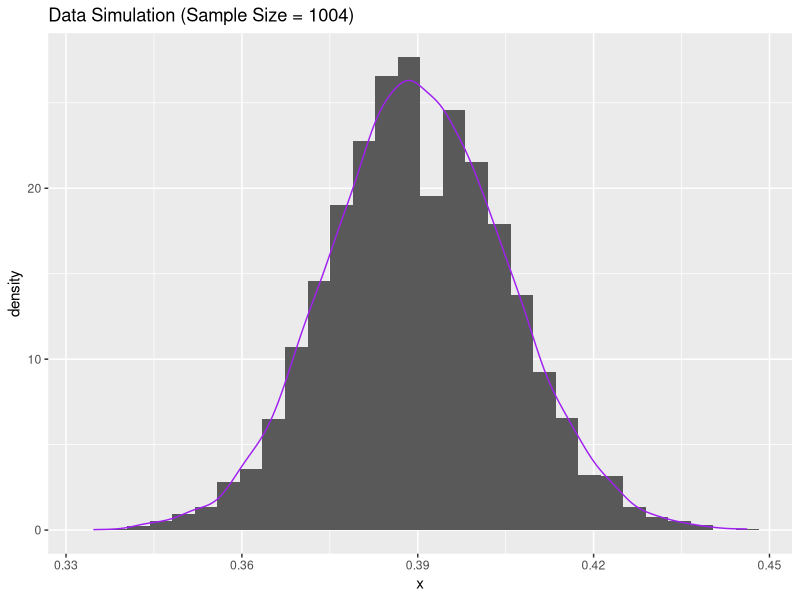
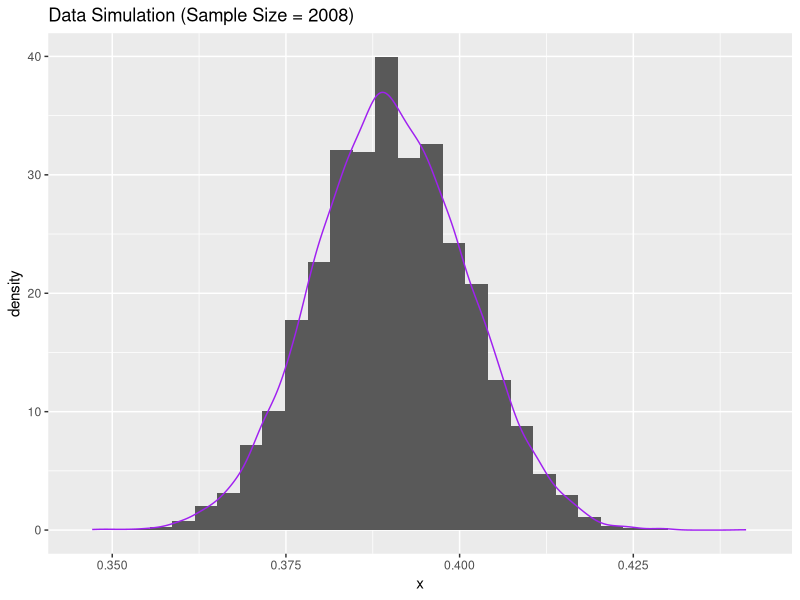
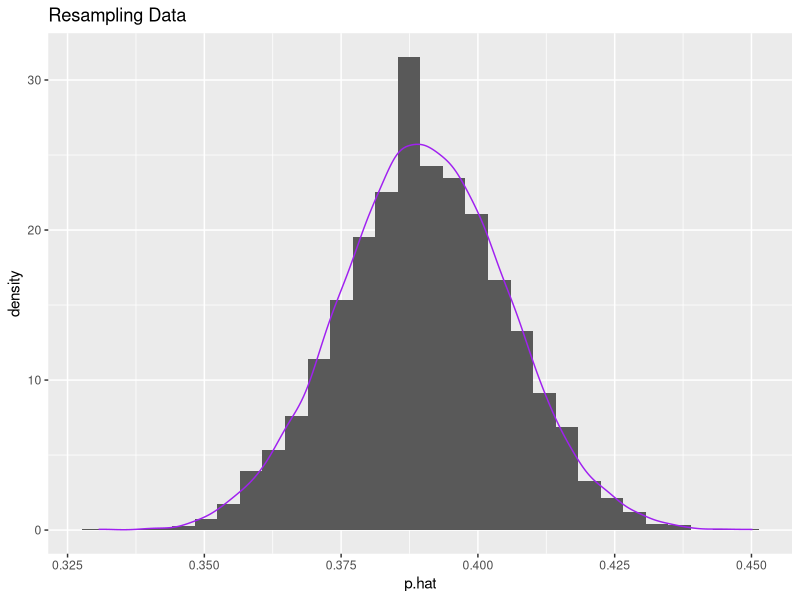

Here is the R script that generated these plots, in order: (Note: a time limit stopped this script after it produced the figures.)
####################################################################################################
# Lab 10

library(tidyverse)
####################################################################################################
# Task 1: Basic Simulation

# Use rbinom() to generate data
data_simulation_1 <- tibble(x=rbinom(10000, size = 1004, prob = 0.39)) /1004

# Plot a histogram of the data
ggplot(data = data_simulation_1, aes(x = x)) +
  geom_histogram(
    aes(y = ..density..),  
  ) +
  geom_density(
    color = "purple"
  ) +
  ggtitle("Data Simulation (Sample Size = 1004)")

# Shape is unimodal and centered around x=0.39 
# mean(data_simulation_1$x)


# What is the range of the middle 95%?

lower_bound <- quantile(data_simulation_1$x, 0.025) 
upper_bound <- quantile(data_simulation_1$x, 0.975) 
middle_range <- upper_bound - lower_bound

# Range of middle 95% is ~0.06

margin_of_error = middle_range/2

# Margin of error is ~0.03

# This margin of error of ~3% is better than Gallup's margin of error of 4%


###########################################################

# Task 1 Part 2: Repeat Simulation for Double Sample Size 

data_simulation_2 <- tibble(x=rbinom(10000, size = 1004*2, prob = 0.39)) /(1004*2)

# Plot a histogram of the data
ggplot(data = data_simulation_2, aes(x = x)) +
  geom_histogram(
    aes(y = ..density..),  
  ) +
  geom_density(
    color = "purple"
  ) + 
  ggtitle("Data Simulation (Sample Size = 2008)")

# What do we notice about the shape?
# Shape is unimodal and centered around x=0.39 
# mean(data_simulation_2$x)


# What is the range of the middle 95%?

lower_bound_2 <- quantile(data_simulation_2$x, 0.025) 
upper_bound_2 <- quantile(data_simulation_2$x, 0.975) 
middle_range_2 <- upper_bound_2 - lower_bound_2

# Range is ~0.06

margin_of_error_2 = middle_range_2/2

# Margin of error is ~2%

# This margin of error of ~2% is about equal to Gallup's margin of error of 2%



####################################################################################################
# Task 2: Resampling

# Create a df containing data from Gallup Survey

gallup_data <- tibble(
  response = c(rep(1, 392), rep(2, 592), rep(0, 20))
)

# Perform Resampling
R = 10000
resamples <- tibble(p.hat = numeric(R))

for( i in 1:R){
  # Take a resample
  resample <- sample(x = gallup_data$response,
                     size = 1004,
                     replace = T) 
  resamples$p.hat[i] <- mean(resample==1)
}

# Plot a histogram of the resampling data
ggplot(data = resamples, aes(x = p.hat)) +
  geom_histogram(
    aes(y = ..density..),  
  ) +
  geom_density(
    color = "purple"
  ) + 
  ggtitle("Resampling Data")

# What do we notice about the shape?
# Shape is unimodal and centered around x=0.39

# What is the range of the middle 95%?
lower_boundR <- quantile(resamples$p.hat, 0.025) 
upper_boundR <- quantile(resamples$p.hat, 0.975) 
middle_rangeR <- upper_boundR - lower_boundR
# Range of middle 95% is ~0.06

# What is the margin of error?
margin_of_error_R = middle_rangeR/2
# Margin of error is ~3%
# This margin of error of ~3% is better than Gallup's margin of error of 4%

####################################################################################################
# Task 3: Simulation over n and p

###########################################################

# Simulation over n and p
n <- seq(from = 100, to = 3000, by = 10)
p <- seq(from = 0.01, to = 0.99, by = 0.01)

# Create initial tibble
results_tibble <- tibble(
  n = integer(),
  p = numeric(),
  margin_error = numeric()
)

# Run simulations and save results
for (i in 1:length(n)) {
  for (j in 1:length(p)) {
    
    current_n <- n[i]
    current_p <- p[j]
    
    # Generate 10000 simulations for current sample size
    simulations <- rbinom(10000, size = current_n, prob = current_p) / current_n
    
    # Calculate percentiles
    lower_bound <- quantile(simulations, 0.025)
    upper_bound <- quantile(simulations, 0.975)
    
    # Calculate margin of error
    current_margin_error <- (upper_bound - lower_bound) / 2
    
    # Add row to the tibble
    results_tibble <- results_tibble %>%
      add_row(
        n = current_n,
        p = current_p,
        margin_error = current_margin_error
      )
  }
}

###########################################################
# Create a geom_raster() plot

raster_simulation <- ggplot(results_tibble, aes(x = p, y = n, fill = margin_error)) +
  geom_raster(interpolate = TRUE) +
  scale_fill_gradient2(
    low = "blue", 
    mid = "white", 
    high = "red", 
    midpoint = median(results_tibble$margin_error),
    name = "Margin of Error"
  ) +
  scale_y_continuous(expand = c(0, 0), breaks = seq(500, 3000, 500)) +
  scale_x_continuous(expand = c(0, 0), breaks = seq(0, 1, 0.1)) +
  labs(
    title = "Margin of Error for Different Sample Sizes and Probabilities",
    subtitle = "Based on 10,000 binomial simulations per parameter combination",
    x = "Probability (p)",
    y = "Sample Size (n)"
  ) +
  theme_minimal() +
  theme(
    legend.position = "right",
    panel.grid.minor = element_blank(),
    plot.title = element_text(face = "bold"),
    axis.text = element_text(size = 9)
  )

####################################################################################################
# Task 4: Actual Margin of Error Calculation
n <- seq(from = 100, to = 3000, by = 10)
p <- seq(from = 0.01, to = 0.99, by = 0.01)
z <- qnorm(0.975)  # z-score for 95% confidence

# Create initial tibble
results_tibble_math <- tibble(
  n = integer(),
  p = numeric(),
  margin_error = numeric()  # Using consistent column name
)

# Run calculations and save results
for (i in 1:length(n)) {
  for (j in 1:length(p)) {
    
    current_n <- n[i]
    current_p <- p[j]
    
    # Calculate Wilson margin of error
    numerator <- z * sqrt((current_n * current_p * (1-current_p)) + (z^2)/4)
    denominator <- current_n + (z^2)
    Wilson_MOE <- numerator / denominator
    
    # Add row to the tibble
    results_tibble_math <- results_tibble_math %>%
      add_row(
        n = current_n,
        p = current_p,
        margin_error = Wilson_MOE  
      )
  }
}

###########################################################
# Create a geom_raster() plot using the Wilson margin of error calculations
raster_math <- ggplot(results_tibble_math, aes(x = p, y = n, fill = margin_error)) +
  geom_raster(interpolate = TRUE) +
  scale_fill_gradient2(
    low = "green", 
    mid = "pink", 
    high = "yellow", 
    midpoint = median(results_tibble_math$margin_error),
    name = "Margin of Error"
  ) +
  scale_y_continuous(expand = c(0, 0), breaks = seq(500, 3000, 500)) +
  scale_x_continuous(expand = c(0, 0), breaks = seq(0, 1, 0.1)) +
  labs(
    title = "Wilson Margin of Error for Different Sample Sizes and Proportions",
    subtitle = "95% Confidence Level",
    x = "Proportion (p)",
    y = "Sample Size (n)"
  ) +
  theme_minimal() +
  theme(
    legend.position = "right",
    panel.grid.minor = element_blank(),
    plot.title = element_text(face = "bold"),
    axis.text = element_text(size = 9)
  )

# Combine plots
library(patchwork)
combined_plot <- (raster_simulation + raster_math)
combined_plot

# Checking work

(mean(results_tibble$margin_error))
(mean(results_tibble_math$margin_error))
